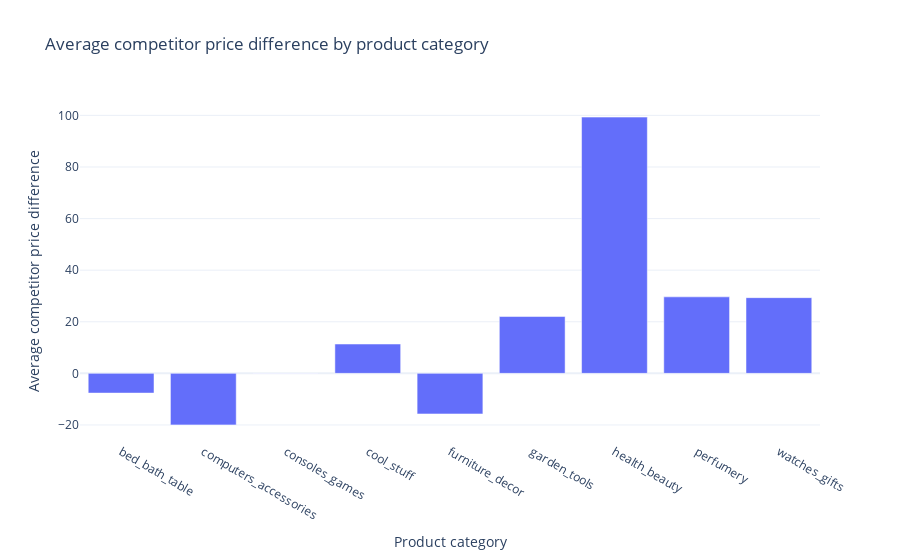

The cell this chart's notebook holds for it:
### Code cell
# Analyzing competitors’ pricing strategies is essential in optimizing retail prices. 
# Monitoring and benchmarking against competitors’ prices can help identify opportunities 
# to price competitively, either by pricing below or above the competition, 
# depending on the retailer’s positioning and strategy. 
# Now let’s calculate the average competitor price difference by product category:

data['comp_price_diff'] = data['unit_price'] - data['comp_1']
avg_price_diff_by_category = data.groupby('product_category_name')['comp_price_diff'].mean().reset_index()

fig = px.bar(avg_price_diff_by_category,
             x='product_category_name',
             y='comp_price_diff',
             title="Average competitor price difference by product category")
fig.update_layout(
    xaxis_title = 'Product category',
    yaxis_title = 'Average competitor price difference'
)
fig.show()

### Figure 1 — Plotly figure (JSON) as saved in the notebook; plotly's stock layout.template omitted (floating-point values rounded to 4 significant figures)
{"data": [{"alignmentgroup": "True", "hovertemplate": "product_category_name=%{x}<br>comp_price_diff=%{y}<extra></extra>", "legendgroup": "", "marker": {"color": "#636efa", "pattern": {"shape": ""}}, "name": "", "offsetgroup": "", "orientation": "v", "showlegend": false, "textposition": "auto", "type": "bar", "x": ["bed_bath_table", "computers_accessories", "consoles_games", "cool_stuff", "furniture_decor", "garden_tools", "health_beauty", "perfumery", "watches_gifts"], "xaxis": "x", "y": [-7.637, -19.97, -0.06775, 11.37, -15.73, 22.04, 99.34, 29.66, 29.35], "yaxis": "y"}], "layout": {"barmode": "relative", "legend": {"tracegroupgap": 0}, "title": {"text": "Average competitor price difference by product category"}, "xaxis": {"anchor": "y", "domain": [0, 1], "title": {"text": "Product category"}}, "yaxis": {"anchor": "x", "domain": [0, 1], "title": {"text": "Average competitor price difference"}}}}
